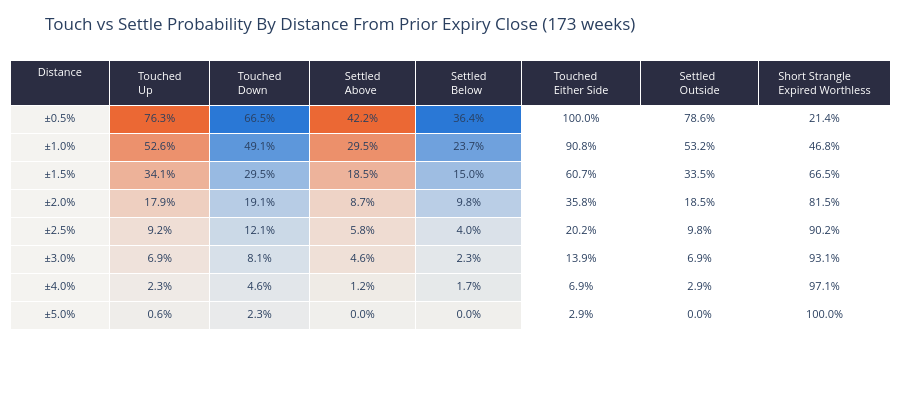
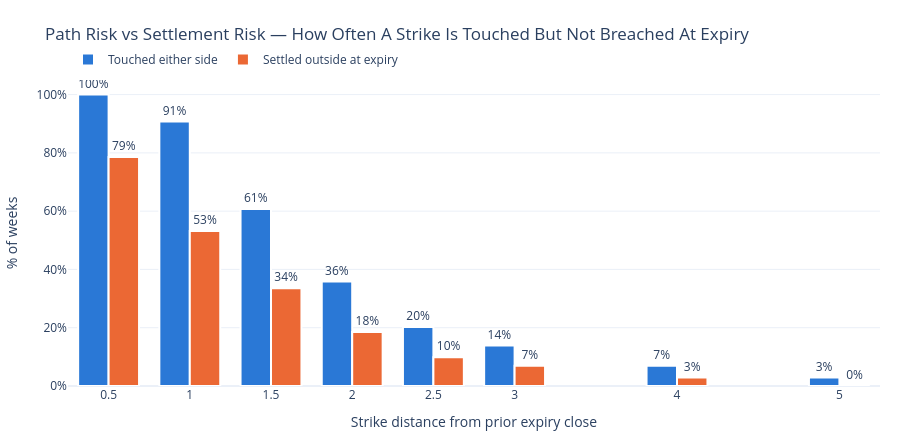

The notebook cell saved with these charts, in order:
### Markdown cell above
## Touched vs Settled — The Option Seller's Ladder

For each distance from the prior expiry close, two very different probabilities:

- **Touched** — the index traded through that level at *some* hour during the week. This is what stops out a delta-hedged or stop-managed short.
- **Settled beyond** — the index was still past that level at expiry. This is what actually pays out on a held short.

The gap between the two columns is the premium a seller keeps for sitting through the noise; it is also the share of weeks where a stop-loss would have paid out on a strike that ultimately expired worthless. Hourly candles are what make the *touched* column trustworthy.

### Code cell
n_weeks = len(moves)
ladder = pd.DataFrame({"distance_pct": STRIKE_DISTANCES})
ladder["touch_up"] = [(moves["max_up_pct"] >= d).mean() * 100 for d in STRIKE_DISTANCES]
ladder["touch_down"] = [(moves["max_down_pct"] <= -d).mean() * 100 for d in STRIKE_DISTANCES]
ladder["settle_above"] = [(moves["expiry_move_pct"] >= d).mean() * 100 for d in STRIKE_DISTANCES]
ladder["settle_below"] = [(moves["expiry_move_pct"] <= -d).mean() * 100 for d in STRIKE_DISTANCES]
ladder["touched_either"] = [
    ((moves["max_up_pct"] >= d) | (moves["max_down_pct"] <= -d)).mean() * 100 for d in STRIKE_DISTANCES
]
ladder["settled_outside"] = [(moves["expiry_move_pct"].abs() >= d).mean() * 100 for d in STRIKE_DISTANCES]
ladder["strangle_survived"] = 100 - ladder["settled_outside"]

fig = go.Figure(
    data=[
        go.Table(
            columnwidth=[80, 80, 80, 85, 85, 95, 95, 105],
            header=dict(
                values=[
                    "Distance", "Touched<br>Up", "Touched<br>Down", "Settled<br>Above",
                    "Settled<br>Below", "Touched<br>Either Side", "Settled<br>Outside",
                    "Short Strangle<br>Expired Worthless",
                ],
                fill_color=HEADER_FILL,
                font=dict(color="white", size=11),
                align="center",
                height=44,
            ),
            cells=dict(
                values=[
                    ladder["distance_pct"].map("±{:.1f}%".format),
                    ladder["touch_up"].map("{:.1f}%".format),
                    ladder["touch_down"].map("{:.1f}%".format),
                    ladder["settle_above"].map("{:.1f}%".format),
                    ladder["settle_below"].map("{:.1f}%".format),
                    ladder["touched_either"].map("{:.1f}%".format),
                    ladder["settled_outside"].map("{:.1f}%".format),
                    ladder["strangle_survived"].map("{:.1f}%".format),
                ],
                fill_color=[
                    ["#f4f3f0"] * len(ladder),
                    shade(ladder["touch_up"], UP_COLOR),
                    shade(ladder["touch_down"], DOWN_COLOR),
                    shade(ladder["settle_above"], UP_COLOR),
                    shade(ladder["settle_below"], DOWN_COLOR),
                    ["white"] * len(ladder),
                    ["white"] * len(ladder),
                    ["white"] * len(ladder),
                ],
                align="center",
                height=28,
                font=dict(size=11),
            ),
        )
    ]
)
fig.update_layout(
    title=f"Touch vs Settle Probability By Distance From Prior Expiry Close ({n_weeks} weeks)",
    height=120 + 28 * len(ladder) + 60,
    margin=dict(t=60, b=10, l=10, r=10),
)
fig.show()

bars = go.Figure()
bars.add_trace(
    go.Bar(
        x=ladder["distance_pct"], y=ladder["touched_either"], name="Touched either side",
        marker_color=SERIES_HEX[0], marker_line=dict(color="white", width=2),
        text=ladder["touched_either"].map("{:.0f}%".format), textposition="outside",
    )
)
bars.add_trace(
    go.Bar(
        x=ladder["distance_pct"], y=ladder["settled_outside"], name="Settled outside at expiry",
        marker_color=SERIES_HEX[1], marker_line=dict(color="white", width=2),
        text=ladder["settled_outside"].map("{:.0f}%".format), textposition="outside",
    )
)
bars.update_layout(
    title="Path Risk vs Settlement Risk — How Often A Strike Is Touched But Not Breached At Expiry",
    barmode="group",
    bargap=0.25,
    template="plotly_white",
    height=440,
    hovermode="x unified",
    legend=dict(orientation="h", yanchor="bottom", y=1.02, xanchor="left", x=0),
    margin=dict(t=80, b=50, l=60, r=20),
)
bars.update_xaxes(title_text="Strike distance from prior expiry close", ticksuffix="%", tickvals=STRIKE_DISTANCES)
bars.update_yaxes(title_text="% of weeks", ticksuffix="%", range=[0, 105])
bars.show()

### Figure 1 — Plotly figure (JSON) as saved in the notebook; plotly's stock layout.template omitted (floating-point values rounded to 4 significant figures)
{"data": [{"cells": {"align": "center", "fill": {"color": [["#f4f3f0", "#f4f3f0", "#f4f3f0", "#f4f3f0", "#f4f3f0", "#f4f3f0", "#f4f3f0", "#f4f3f0"], ["rgb(235,104,52)", "rgb(236,145,109)", "rgb(237,178,153)", "rgb(238,207,192)", "rgb(239,222,213)", "rgb(239,226,219)", "rgb(239,234,230)", "rgb(239,237,234)"], ["rgb(42,120,214)", "rgb(93,151,219)", "rgb(152,186,226)", "rgb(183,204,229)", "rgb(203,217,231)", "rgb(215,224,233)", "rgb(226,230,234)", "rgb(233,234,235)"], ["rgb(235,104,52)", "rgb(236,144,107)", "rgb(237,179,155)", "rgb(238,211,198)", "rgb(239,220,210)", "rgb(239,224,215)", "rgb(239,235,230)", "rgb(240,239,236)"], ["rgb(42,120,214)", "rgb(111,161,221)", "rgb(158,189,226)", "rgb(186,206,230)", "rgb(218,225,233)", "rgb(227,231,234)", "rgb(230,233,234)", "rgb(240,239,236)"], ["white", "white", "white", "white", "white", "white", "white", "white"], ["white", "white", "white", "white", "white", "white", "white", "white"], ["white", "white", "white", "white", "white", "white", "white", "white"]]}, "font": {"size": 11}, "height": 28, "values": [["±0.5%", "±1.0%", "±1.5%", "±2.0%", "±2.5%", "±3.0%", "±4.0%", "±5.0%"], ["76.3%", "52.6%", "34.1%", "17.9%", "9.2%", "6.9%", "2.3%", "0.6%"], ["66.5%", "49.1%", "29.5%", "19.1%", "12.1%", "8.1%", "4.6%", "2.3%"], ["42.2%", "29.5%", "18.5%", "8.7%", "5.8%", "4.6%", "1.2%", "0.0%"], ["36.4%", "23.7%", "15.0%", "9.8%", "4.0%", "2.3%", "1.7%", "0.0%"], ["100.0%", "90.8%", "60.7%", "35.8%", "20.2%", "13.9%", "6.9%", "2.9%"], ["78.6%", "53.2%", "33.5%", "18.5%", "9.8%", "6.9%", "2.9%", "0.0%"], ["21.4%", "46.8%", "66.5%", "81.5%", "90.2%", "93.1%", "97.1%", "100.0%"]]}, "columnwidth": [80, 80, 80, 85, 85, 95, 95, 105], "header": {"align": "center", "fill": {"color": "#2b2d42"}, "font": {"color": "white", "size": 11}, "height": 44, "values": ["Distance", "Touched<br>Up", "Touched<br>Down", "Settled<br>Above", "Settled<br>Below", "Touched<br>Either Side", "Settled<br>Outside", "Short Strangle<br>Expired Worthless"]}, "type": "table"}], "layout": {"height": 404, "margin": {"b": 10, "l": 10, "r": 10, "t": 60}, "title": {"text": "Touch vs Settle Probability By Distance From Prior Expiry Close (173 weeks)"}}}

### Figure 2 — Plotly figure (JSON) as saved in the notebook; plotly's stock layout.template omitted (floating-point values rounded to 4 significant figures)
{"data": [{"marker": {"color": "#2a78d6", "line": {"color": "white", "width": 2}}, "name": "Touched either side", "text": ["100%", "91%", "61%", "36%", "20%", "14%", "7%", "3%"], "textposition": "outside", "type": "bar", "x": [0.5, 1.0, 1.5, 2.0, 2.5, 3.0, 4.0, 5.0], "y": [100.0, 90.75, 60.69, 35.84, 20.23, 13.87, 6.936, 2.89]}, {"marker": {"color": "#eb6834", "line": {"color": "white", "width": 2}}, "name": "Settled outside at expiry", "text": ["79%", "53%", "34%", "18%", "10%", "7%", "3%", "0%"], "textposition": "outside", "type": "bar", "x": [0.5, 1.0, 1.5, 2.0, 2.5, 3.0, 4.0, 5.0], "y": [78.61, 53.18, 33.53, 18.5, 9.827, 6.936, 2.89, 0.0]}], "layout": {"bargap": 0.25, "barmode": "group", "height": 440, "hovermode": "x unified", "legend": {"orientation": "h", "x": 0, "xanchor": "left", "y": 1.02, "yanchor": "bottom"}, "margin": {"b": 50, "l": 60, "r": 20, "t": 80}, "title": {"text": "Path Risk vs Settlement Risk — How Often A Strike Is Touched But Not Breached At Expiry"}, "xaxis": {"ticksuffix": "%", "tickvals": [0.5, 1.0, 1.5, 2.0, 2.5, 3.0, 4.0, 5.0], "title": {"text": "Strike distance from prior expiry close"}}, "yaxis": {"range": [0, 105], "ticksuffix": "%", "title": {"text": "% of weeks"}}}}
